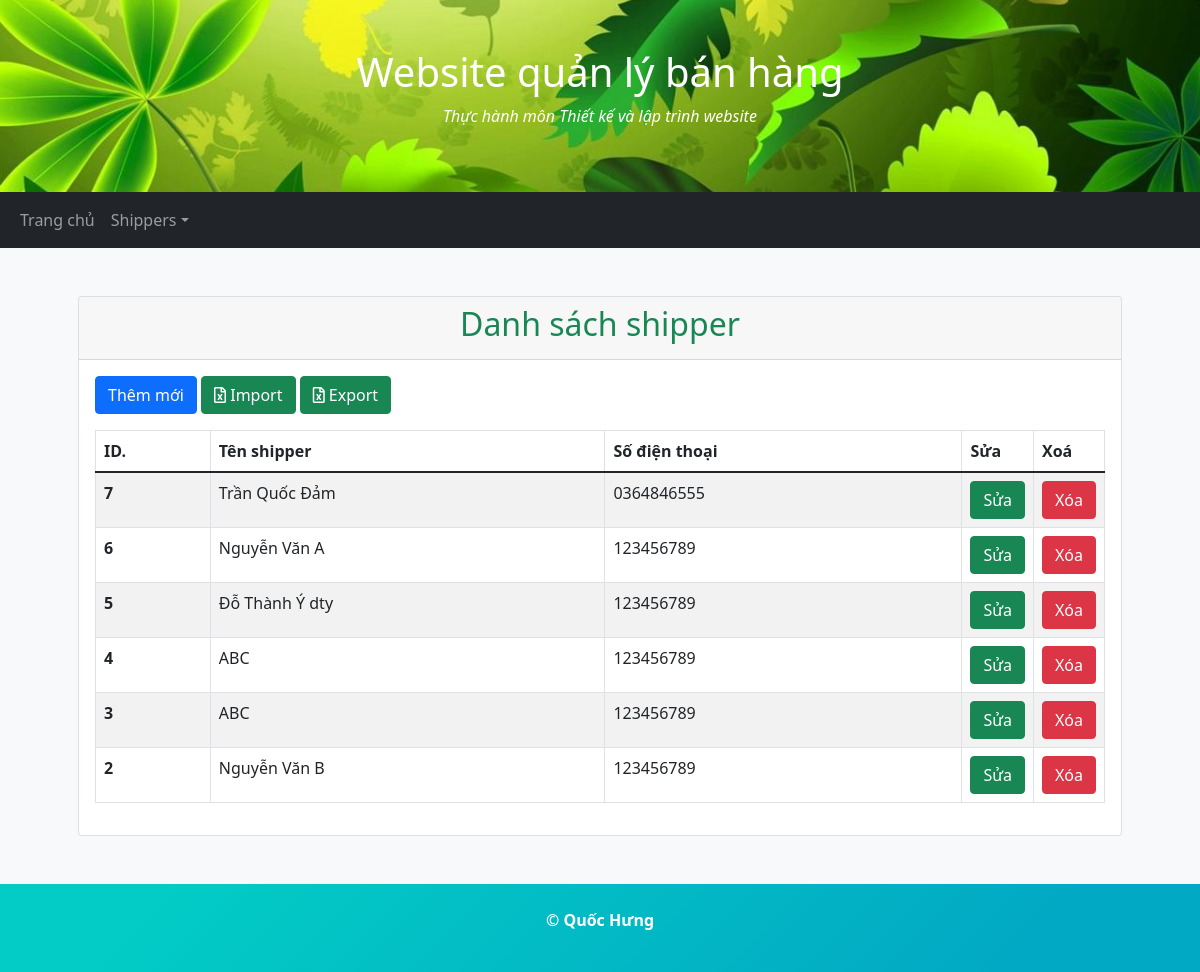
The page /Shippers/list.php on the database as committed earlier.
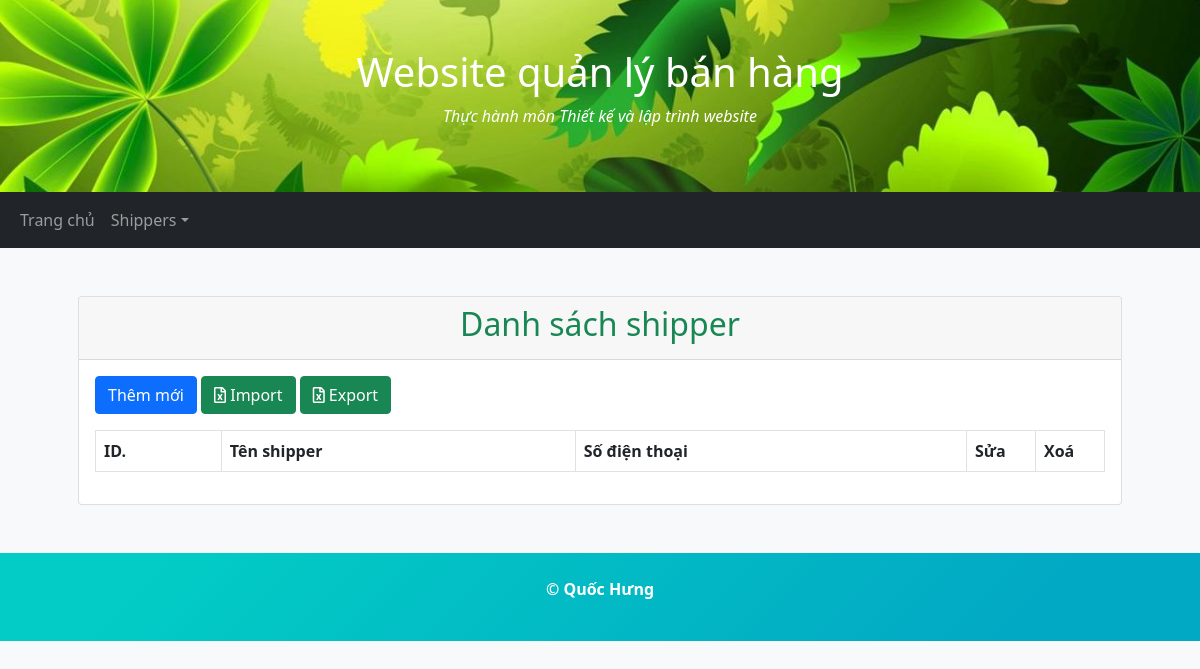
The same page on the database as committed later.
### tables this page shows
CREATE TABLE `shippers` (
  `ShipperID` int(11) NOT NULL,
  `ShipperName` varchar(255) NOT NULL,
  `Phone` varchar(11) NOT NULL
);

### config/database.php (called while the page is built, shortened)
<?php
class Database
{
    private static function Connect()
    {
        $connect = new mysqli(self::HOST, self::USERNAME, self::PASSWORD, self::DBNAME);
        return $connect;
    }
    public static function GetData($sql)
    {
        $connect = self::Connect();
        $result = $connect->query($sql);
        $data = [];
        if ($result->num_rows > 0) {
            while ($row = $result->fetch_assoc()) {
                $data[] = $row;
            }
        }
        return $data;
    }
}

### Shippers/list.php (the view, shortened to what this page needs)
<?php include '../header.php'?>
<?php include '../sidebar.php'?>
<div class="container p-5">
    <div class="card">
        <div class="card-header">
            <h2 class="text-center text-success">Danh sách shipper</h2>
        </div>
        <div class="mt-3 ms-3">
            <a href="add.php" class="btn btn-primary">Thêm mới</a href="add.php">
            <form action="#" method="POST" class="excel" enctype="multipart/form-data" >
                <button name="import-excel-btn" class="btn btn-success">
                    <i class="far fa-file-excel"></i> Import
                </button>
            </form>
            <form action="#" method="POST" class="excel">
                <button name="export-excel" class="btn btn-success">
                <i class="far fa-file-excel"></i> Export
                </button>
            </form>
        </div>
        <div class="card-body">
            <table class="table table-striped table-hover table-bordered">
                <thead>
                    <tr>
                        <th scope="col">ID. </th>
                        <th scope="col">Tên shipper</th>
                        <th scope="col">Số điện thoại</th>
                        <th width="69">Sửa</th>
                        <th width="69">Xoá</th>
                    </tr>
                </thead>
                <tbody>
                    <?php
                    $shippers = Database::GetData("SELECT * FROM Shippers ORDER BY ShipperID DESC");
                    foreach ($shippers as $shipper) {
                        echo '
                            <tr>
                                <th scope="row">' . $shipper["ShipperID"] . '</th>
                                <td>' . $shipper["ShipperName"] . '</td>
                                <td>' . $shipper["Phone"] . '</td>
                                <td><a href="edit.php?id=' . $shipper["ShipperID"] . '" class="btn btn-success">Sửa</a></td>
                                <td><a href="?del-id=' . $shipper["ShipperID"] . '" class="btn btn-danger">Xóa</a></td>
                            </tr>
                        ';
                    }
                    ?>
                </tbody>
            </table>
        </div>
    </div>
</div>
<?php include '../footer.php'?>

### header.php (shortened to what this page needs)
<?php include_once dirname(__FILE__) . '/config/database.php'?>
<!DOCTYPE html>
<html lang="en">
<head>
    <link href="https://cdn.jsdelivr.net/npm/bootstrap@5.1.3/dist/css/bootstrap.min.css" rel="stylesheet">
    <link rel="stylesheet" href="https://cdnjs.cloudflare.com/ajax/libs/font-awesome/5.15.4/css/all.min.css">
    <link rel="stylesheet" href="../assets/css/style.css">
</head>
<body>
    <header class="p-5 text-center">
        <h1>Website quản lý bán hàng</h1>
        <p><i>Thực hành môn Thiết kế và lập trình website</i></p>
    </header>

### sidebar.php (shortened to what this page needs)
<nav class="navbar navbar-expand-sm bg-dark navbar-dark">
    <div class="container-fluid">
        <ul class="navbar-nav">
            <li class="nav-item">
                <a class="nav-link" href="<?=PROJECT_NAME . "index.php"?>">Trang chủ</a>
            </li>
            <li class="nav-item dropdown">
                <a class="nav-link dropdown-toggle" href="#" role="button" data-bs-toggle="dropdown">Shippers</a>
            </li>
        </ul>
    </div>
</nav>

### footer.php (shortened to what this page needs)
    <footer class="lg--blue p-4 text-center" >
        <p><b>&copy; Quốc Hưng</b></p>
    </footer>
</body>
</html>

### assets/css/style.css (style rules this page uses)
body { background-color: var(--bs-gray-100); }
header { background: center / cover no-repeat url('../img/footer_image.jpg'); color: white; }
.lg--blue { background: linear-gradient(135deg, #02ccc5 13%, #02a9c4 84%); color: white; }

### header.php (style rules this page uses)
.excel { position: relative; display: inline-block; }

Rows that differ between the two databases and show on the page:
removed shippers: ShipperID "7", ShipperName "Trần Quốc Đảm", Phone "0364846555"
removed shippers: ShipperID "6", ShipperName "Nguyễn Văn A", Phone "123456789"
removed shippers: ShipperID "5", ShipperName "Đỗ Thành Ý dty", Phone "123456789"
removed shippers: ShipperID "4", ShipperName "ABC", Phone "123456789"
removed shippers: ShipperID "3", ShipperName "ABC", Phone "123456789"
removed shippers: ShipperID "2", ShipperName "Nguyễn Văn B", Phone "123456789"
